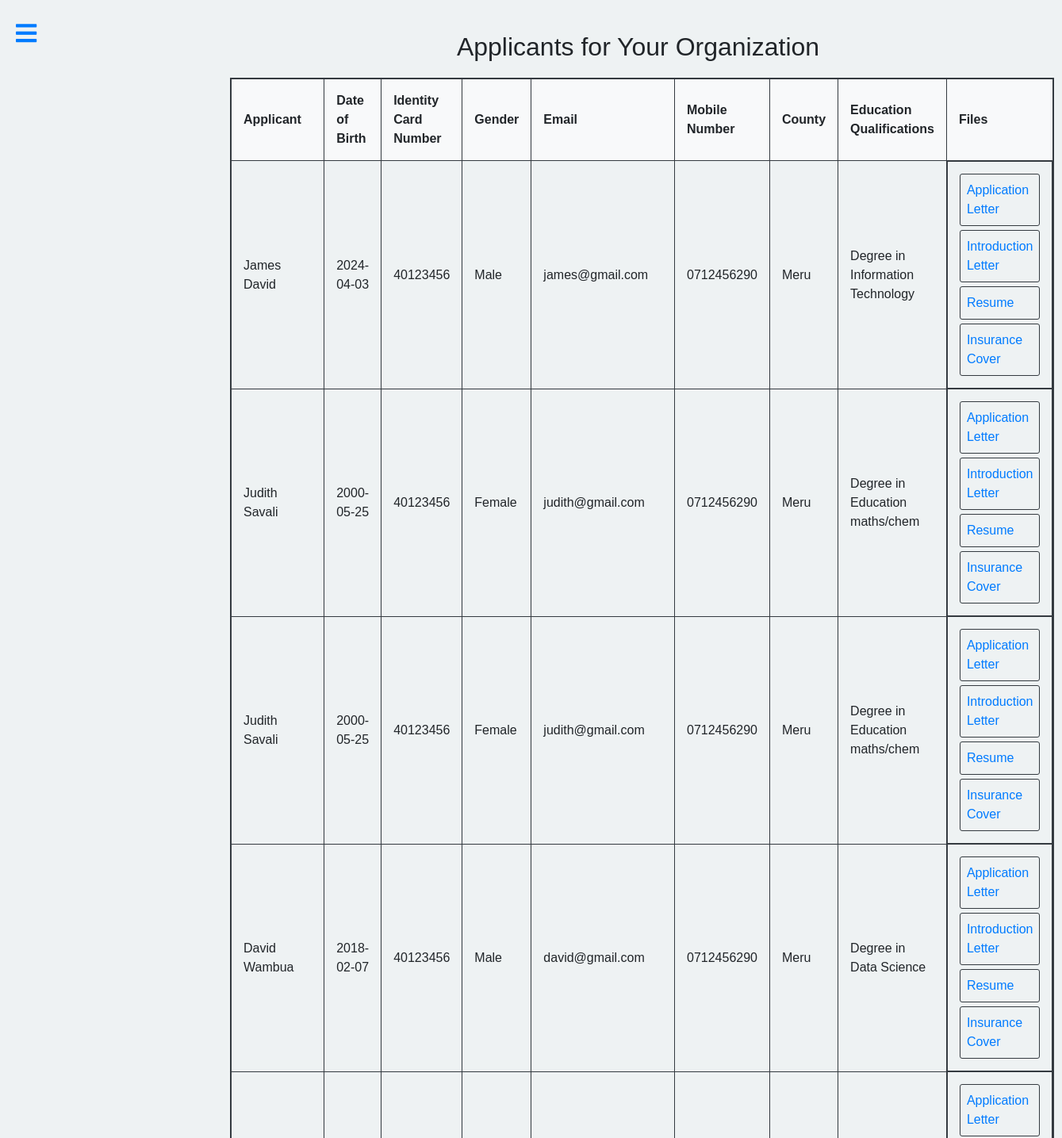
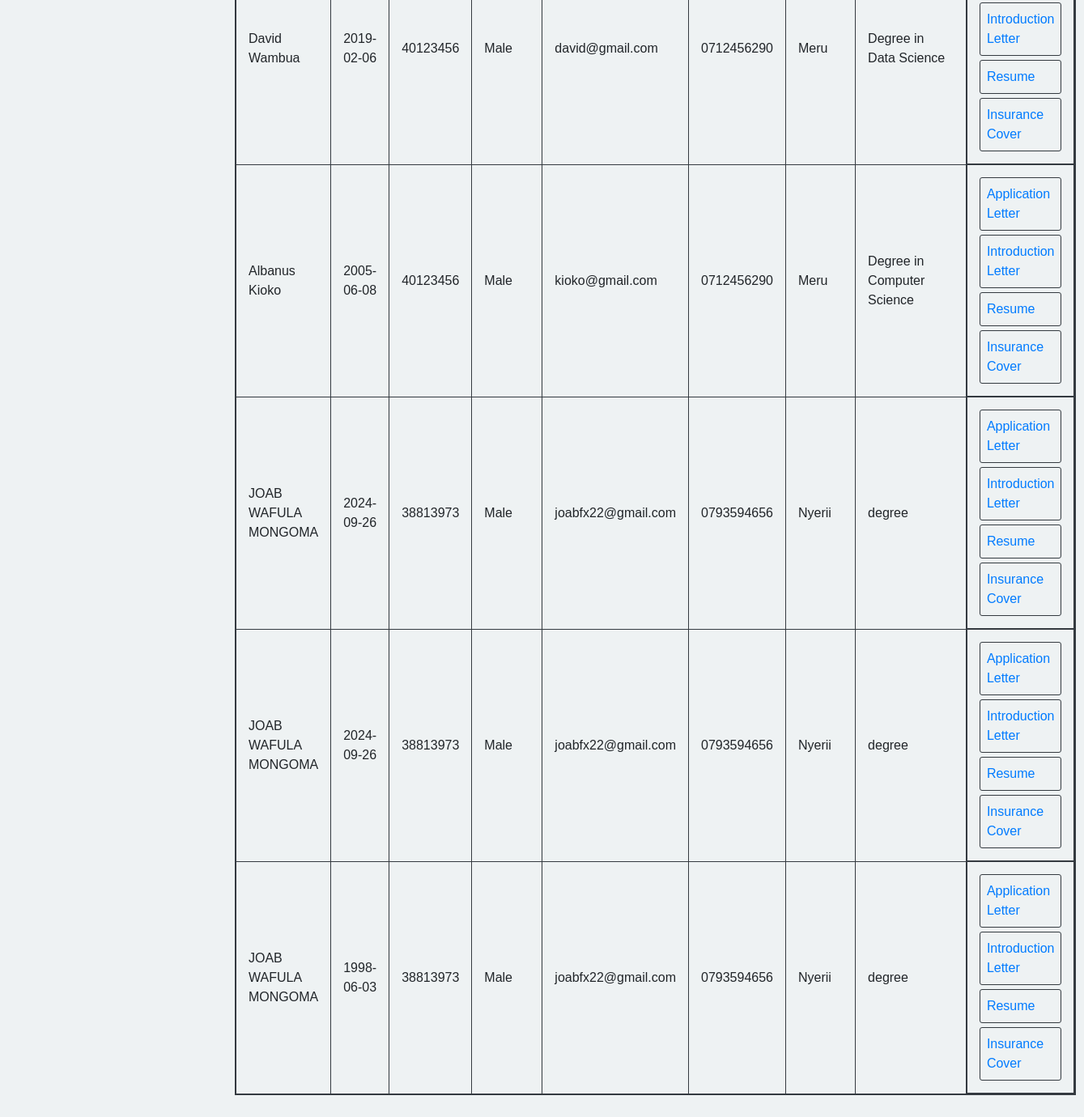
/view_applicants_for_organizations.php, run on the app's committed database (2 pictures, top to bottom).
### tables this page shows
CREATE TABLE `attachment_applications` (
  `id` int(11) NOT NULL,
  `full_name` varchar(100) NOT NULL,
  `date_of_birth` date NOT NULL,
  `id_number` varchar(20) NOT NULL,
  `gender` enum('Male','Female') NOT NULL,
  `email` varchar(100) NOT NULL,
  `mobile_number` varchar(20) NOT NULL,
  `county` varchar(100) NOT NULL,
  `education_qualifications` text NOT NULL,
  `application_letter` varchar(255) NOT NULL,
  `introduction_letter` varchar(255) NOT NULL,
  `resume` varchar(255) NOT NULL,
  `insurance_cover` varchar(255) NOT NULL,
  `status` varchar(50) NOT NULL DEFAULT 'pending'
);

### view_applicants_for_organizations.php (the view, shortened to what this page needs)
<?php
require_once 'connect.php';
$sql = "SELECT * FROM attachment_applications";
$result = mysqli_query($conn, $sql);
?>
<!DOCTYPE html>
<html lang="en">
<head>
    <link href="https://cdn.jsdelivr.net/npm/bootstrap@5.0.0-beta3/dist/css/bootstrap.min.css" rel="stylesheet" />
    <link rel="stylesheet" href="https://cdnjs.cloudflare.com/ajax/libs/font-awesome/5.15.3/css/all.min.css" />
</head>
<body>
<div class="menu-icon" id="menuIcon" onclick="toggleSidebar()">
    <i class="fas fa-bars"></i>
</div>
<div class="main-content" id="mainContent">
    <h2>Applicants for Your Organization</h2>
    <?php
    if (mysqli_num_rows($result) > 0) {
        echo "<table>";
        echo "<tr>";
        echo "<th>Applicant</th>";
        echo "<th>Date of Birth</th>";
        echo "<th>Identity Card Number</th>";
        echo "<th>Gender</th>";
        echo "<th>Email</th>";
        echo "<th>Mobile Number</th>";
        echo "<th>County</th>";
        echo "<th>Education Qualifications</th>";
        echo "<th>Files</th>";
        echo "</tr>";
        while($row = mysqli_fetch_assoc($result)) {
            echo "<tr>";
            echo "<td>" . $row["full_name"] . "</td>";
            echo "<td>" . $row["date_of_birth"] . "</td>";
            echo "<td>" . $row["id_number"] . "</td>";
            echo "<td>" . $row["gender"] . "</td>";
            echo "<td>" . $row["email"] . "</td>";
            echo "<td>" . $row["mobile_number"] . "</td>";
            echo "<td>" . $row["county"] . "</td>";
            echo "<td>" . $row["education_qualifications"] . "</td>";
            echo "<td class='file-links'>";
            echo "<a href='" . $row["application_letter"] . "' target='_blank'>Application Letter</a>";
            echo "<a href='" . $row["introduction_letter"] . "' target='_blank'>Introduction Letter</a>";
            echo "<a href='" . $row["resume"] . "' target='_blank'>Resume</a>";
            echo "<a href='" . $row["insurance_cover"] . "' target='_blank'>Insurance Cover</a>";
            echo "</td>";
            echo "</tr>";
        }
        echo "</table>";
    } else {
        echo "<div class='alert alert-warning' role='alert'>No applicants found</div>";
    }
    ?>
</div>
</body>
</html>

### view_applicants_for_organizations.php (style rules this page uses)
body { font-family: 'Arial', sans-serif; background-color: #eef2f3; }
.main-content { margin-left: 270px; padding: 40px 20px; transition: margin-left 0.3s; }
h2 { text-align: center; margin-bottom: 20px; }
table { width: 100%; border-collapse: collapse; margin-top: 20px; border: 2px solid #343a40; }
th, td { padding: 15px; text-align: left; border: 1px solid #343a40; }
th { background-color: #f8f9fa; }
.file-links { display: flex; flex-direction: column; gap: 5px; }
.file-links a { color: #007bff; text-decoration: none; border: 1px solid #343a40; padding: 8px; border-radius: 3px; transition: background-color 0.3s, color 0.3s; display: inline-block; }
.menu-icon { font-size: 30px; color: #007BFF; cursor: pointer; position: fixed; left: 20px; top: 20px; z-index: 1000; transition: left 0.3s; }

### data on the page
attachment_applications: full_name "James David", date_of_birth "2024-04-03", id_number "40123456", gender "Male", email "james@gmail.com", mobile_number "0712456290", county "Meru", education_qualifications "Degree in Information Technology"
attachment_applications: full_name "Judith Savali", date_of_birth "2000-05-25", id_number "40123456", gender "Female", email "judith@gmail.com", mobile_number "0712456290", county "Meru", education_qualifications "Degree in Education maths/chem"
attachment_applications: full_name "Judith Savali", date_of_birth "2000-05-25", id_number "40123456", gender "Female", email "judith@gmail.com", mobile_number "0712456290", county "Meru", education_qualifications "Degree in Education maths/chem"
attachment_applications: full_name "David Wambua", date_of_birth "2018-02-07", id_number "40123456", gender "Male", email "david@gmail.com", mobile_number "0712456290", county "Meru", education_qualifications "Degree in Data Science"
attachment_applications: full_name "David Wambua", date_of_birth "2019-02-06", id_number "40123456", gender "Male", email "david@gmail.com", mobile_number "0712456290", county "Meru", education_qualifications "Degree in Data Science"
attachment_applications: full_name "Albanus Kioko", date_of_birth "2005-06-08", id_number "40123456", gender "Male", email "kioko@gmail.com", mobile_number "0712456290", county "Meru", education_qualifications "Degree in Computer Science"
attachment_applications: full_name "JOAB WAFULA MONGOMA", date_of_birth "2024-09-26", id_number "38813973", gender "Male", email "joabfx22@gmail.com", mobile_number "0793594656", county "Nyerii", education_qualifications "degree"
attachment_applications: full_name "JOAB WAFULA MONGOMA", date_of_birth "2024-09-26", id_number "38813973", gender "Male", email "joabfx22@gmail.com", mobile_number "0793594656", county "Nyerii", education_qualifications "degree"
attachment_applications: full_name "JOAB WAFULA MONGOMA", date_of_birth "1998-06-03", id_number "38813973", gender "Male", email "joabfx22@gmail.com", mobile_number "0793594656", county "Nyerii", education_qualifications "degree"
